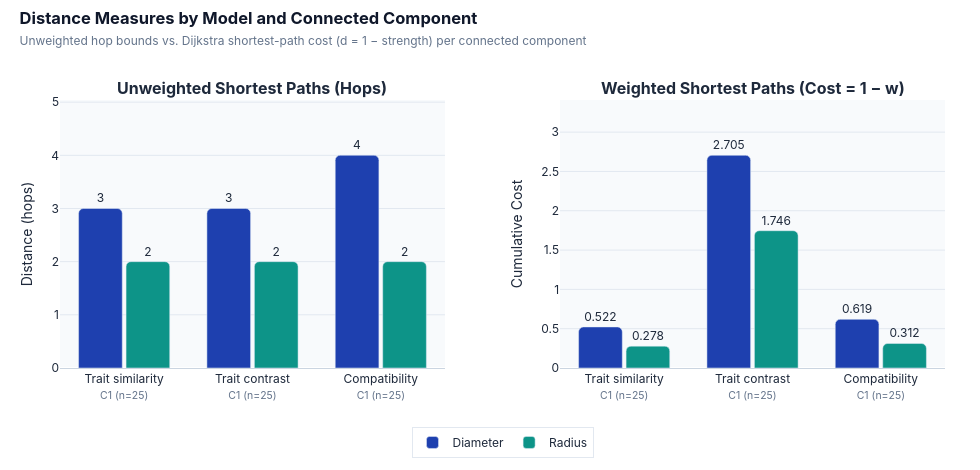

Write notebook code for a chart like this one.
### Code cell
# Compare hop distances and strength-derived costs for every connected component.
distance_plot = distance_results.copy()
distance_plot["Component label"] = distance_plot.apply(
    lambda row: (
        f"{row['Model'].replace('Work-group ', '').capitalize()}"
        f"<br><span style='font-size:10.5px;color:#64748B'>C{int(row['Component'])} (n={int(row['Component nodes'])})</span>"
    ),
    axis=1,
)

fig_dist = make_subplots(
    rows=1,
    cols=2,
    subplot_titles=("<b>Unweighted Shortest Paths (Hops)</b>", "<b>Weighted Shortest Paths (Cost = 1 − w)</b>"),
    horizontal_spacing=0.13,
)
for col_idx, (d_col, r_col, fmt) in enumerate(
    [
        ("Diameter (hops)", "Radius (hops)", "{:.0f}"),
        ("Weighted diameter (sum of 1 - w)", "Weighted radius (sum of 1 - w)", "{:.3f}"),
    ],
    start=1,
):
    fig_dist.add_trace(
        go.Bar(
            x=distance_plot["Component label"],
            y=distance_plot[d_col],
            name="Diameter",
            marker=dict(color="#1E40AF", cornerradius=5),
            text=[fmt.format(v) for v in distance_plot[d_col]],
            textposition="outside",
            showlegend=(col_idx == 1),
        ),
        row=1,
        col=col_idx,
    )
    fig_dist.add_trace(
        go.Bar(
            x=distance_plot["Component label"],
            y=distance_plot[r_col],
            name="Radius",
            marker=dict(color="#0D9488", cornerradius=5),
            text=[fmt.format(v) for v in distance_plot[r_col]],
            textposition="outside",
            showlegend=(col_idx == 1),
        ),
        row=1,
        col=col_idx,
    )
    fig_dist.update_yaxes(
        title_text="Distance (hops)" if col_idx == 1 else "Cumulative Cost",
        range=[0, float(distance_plot[d_col].max()) * 1.26],
        gridcolor="#E2E8F0",
        row=1,
        col=col_idx,
    )
    fig_dist.update_xaxes(
        tickangle=0,
        linecolor="#CBD5E1",
        row=1,
        col=col_idx,
    )

fig_dist.update_layout(
    barmode="group",
    bargap=0.26,
    bargroupgap=0.08,
    title=dict(
        text="<b>Distance Measures by Model and Connected Component</b><br><span style='font-size:12px;color:#64748B;font-weight:400'>Unweighted hop bounds vs. Dijkstra shortest-path cost (d = 1 − strength) per connected component</span>",
        x=0.02,
        y=0.95,
        font=dict(size=16.5, color="#0F172A", family="Inter, -apple-system, sans-serif"),
    ),
    width=980,
    height=470,
    paper_bgcolor="#FFFFFF",
    plot_bgcolor="#F8FAFC",
    font=dict(family="Inter, -apple-system, sans-serif", color="#1E293B"),
    legend=dict(
        orientation="h",
        x=0.5,
        xanchor="center",
        y=-0.22,
        yanchor="top",
        bgcolor="rgba(255,255,255,0.95)",
        bordercolor="#E2E8F0",
        borderwidth=1,
    ),
    margin=dict(l=60, r=35, t=100, b=95),
)
fig_dist.show()

### Figure 1 — Plotly figure (JSON) as saved in the notebook; plotly's stock layout.template omitted (floating-point values rounded to 4 significant figures)
{"data": [{"marker": {"color": "#1E40AF", "cornerradius": 5}, "name": "Diameter", "showlegend": true, "text": ["3", "3", "4"], "textposition": "outside", "type": "bar", "x": ["Trait similarity<br><span style='font-size:10.5px;color:#64748B'>C1 (n=25)</span>", "Trait contrast<br><span style='font-size:10.5px;color:#64748B'>C1 (n=25)</span>", "Compatibility<br><span style='font-size:10.5px;color:#64748B'>C1 (n=25)</span>"], "xaxis": "x", "y": [3, 3, 4], "yaxis": "y"}, {"marker": {"color": "#0D9488", "cornerradius": 5}, "name": "Radius", "showlegend": true, "text": ["2", "2", "2"], "textposition": "outside", "type": "bar", "x": ["Trait similarity<br><span style='font-size:10.5px;color:#64748B'>C1 (n=25)</span>", "Trait contrast<br><span style='font-size:10.5px;color:#64748B'>C1 (n=25)</span>", "Compatibility<br><span style='font-size:10.5px;color:#64748B'>C1 (n=25)</span>"], "xaxis": "x", "y": [2, 2, 2], "yaxis": "y"}, {"marker": {"color": "#1E40AF", "cornerradius": 5}, "name": "Diameter", "showlegend": false, "text": ["0.522", "2.705", "0.619"], "textposition": "outside", "type": "bar", "x": ["Trait similarity<br><span style='font-size:10.5px;color:#64748B'>C1 (n=25)</span>", "Trait contrast<br><span style='font-size:10.5px;color:#64748B'>C1 (n=25)</span>", "Compatibility<br><span style='font-size:10.5px;color:#64748B'>C1 (n=25)</span>"], "xaxis": "x2", "y": [0.522, 2.705, 0.619], "yaxis": "y2"}, {"marker": {"color": "#0D9488", "cornerradius": 5}, "name": "Radius", "showlegend": false, "text": ["0.278", "1.746", "0.312"], "textposition": "outside", "type": "bar", "x": ["Trait similarity<br><span style='font-size:10.5px;color:#64748B'>C1 (n=25)</span>", "Trait contrast<br><span style='font-size:10.5px;color:#64748B'>C1 (n=25)</span>", "Compatibility<br><span style='font-size:10.5px;color:#64748B'>C1 (n=25)</span>"], "xaxis": "x2", "y": [0.278, 1.746, 0.312], "yaxis": "y2"}], "layout": {"annotations": [{"font": {"size": 16}, "showarrow": false, "text": "<b>Unweighted Shortest Paths (Hops)</b>", "x": 0.2175, "xanchor": "center", "xref": "paper", "y": 1, "yanchor": "bottom", "yref": "paper"}, {"font": {"size": 16}, "showarrow": false, "text": "<b>Weighted Shortest Paths (Cost = 1 − w)</b>", "x": 0.7825, "xanchor": "center", "xref": "paper", "y": 1, "yanchor": "bottom", "yref": "paper"}], "bargap": 0.26, "bargroupgap": 0.08, "barmode": "group", "font": {"color": "#1E293B", "family": "Inter, -apple-system, sans-serif"}, "height": 470, "legend": {"bgcolor": "rgba(255,255,255,0.95)", "bordercolor": "#E2E8F0", "borderwidth": 1, "orientation": "h", "x": 0.5, "xanchor": "center", "y": -0.22, "yanchor": "top"}, "margin": {"b": 95, "l": 60, "r": 35, "t": 100}, "paper_bgcolor": "#FFFFFF", "plot_bgcolor": "#F8FAFC", "title": {"font": {"color": "#0F172A", "family": "Inter, -apple-system, sans-serif", "size": 16.5}, "text": "<b>Distance Measures by Model and Connected Component</b><br><span style='font-size:12px;color:#64748B;font-weight:400'>Unweighted hop bounds vs. Dijkstra shortest-path cost (d = 1 − strength) per connected component</span>", "x": 0.02, "y": 0.95}, "width": 980, "xaxis": {"anchor": "y", "domain": [0, 0.435], "linecolor": "#CBD5E1", "tickangle": 0}, "xaxis2": {"anchor": "y2", "domain": [0.565, 1], "linecolor": "#CBD5E1", "tickangle": 0}, "yaxis": {"anchor": "x", "domain": [0, 1], "gridcolor": "#E2E8F0", "range": [0, 5.04], "title": {"text": "Distance (hops)"}}, "yaxis2": {"anchor": "x2", "domain": [0, 1], "gridcolor": "#E2E8F0", "range": [0, 3.408], "title": {"text": "Cumulative Cost"}}}}
